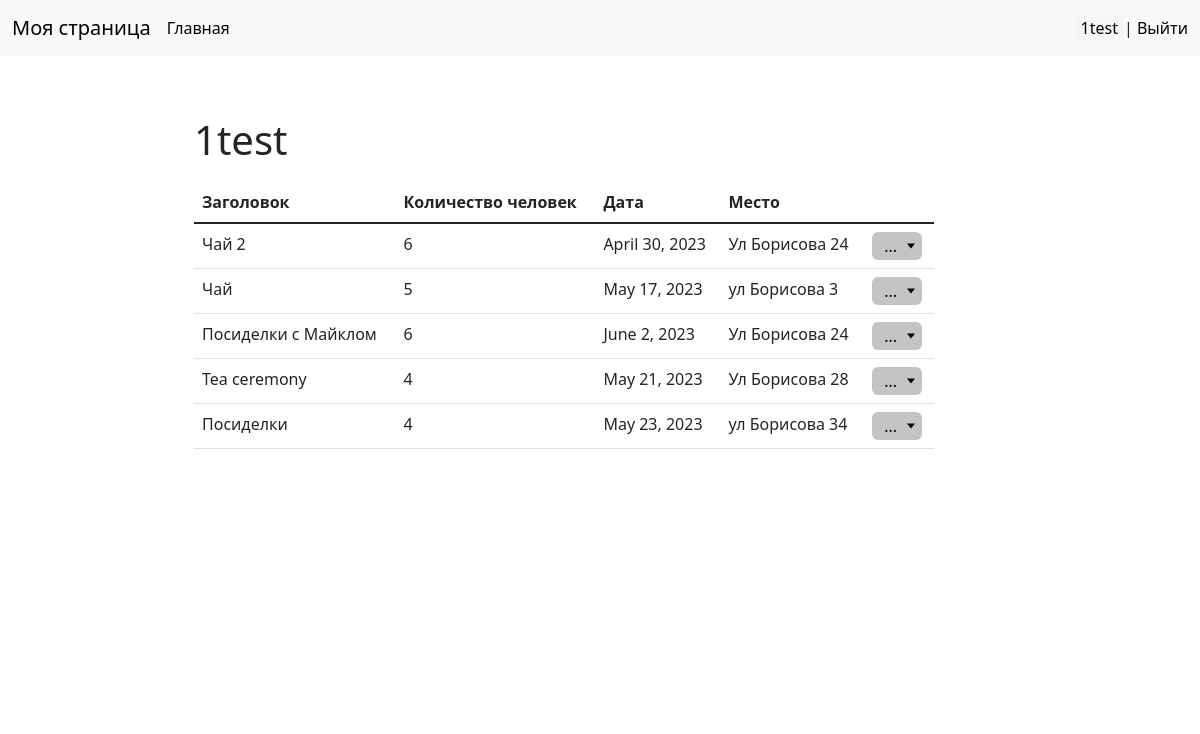
The page /mypage (signed in) on the database its author committed.
### patyPlace/models.py (models this page shows, shortened)
class AuthUser(models.Model):
    password = models.CharField(max_length=128)
    last_login = models.DateTimeField(blank=True, null=True)
    is_superuser = models.BooleanField()
    username = models.CharField(unique=True, max_length=150)
    last_name = models.CharField(max_length=150)
    email = models.CharField(max_length=254)
    is_staff = models.BooleanField()
    is_active = models.BooleanField()
    date_joined = models.DateTimeField()
    first_name = models.CharField(max_length=150)
    class Meta:
        managed = False
        db_table = 'auth_user'

class Party(models.Model):
    title = models.CharField(
        max_length=128, unique=True, verbose_name="Название")
    description = models.TextField(verbose_name="Описание")
    dt = models.DateField(max_length=20, verbose_name="Дата вечеринки")
    countPeople = models.IntegerField(verbose_name="Количество людей")
    adres = models.CharField(max_length=288, null=True,
                             verbose_name="Место проведения")
    images = models.ImageField(
        upload_to="photos/%Y/%m/%d/", blank=True, verbose_name="Обложка")
    creatorId = models.ForeignKey(AuthUser, models.DO_NOTHING, null=True)

### patyPlace/views.py (the view)
# urls.py: path('mypage', mypage, name='mypage'),
def mypage(request):
    users = AuthUser.objects.filter(username=request.user)
    if len(users) != 0:
        userPaty = Party.objects.filter(creatorId=users[0])
        print(userPaty)
        return render(request, 'mypage/index.html', {'username': request.user, 'party': userPaty, 'title': 'Моя страница'})
    else:
        return render(request, 'mypage/index.html', {'username': request.user})

### patyPlace/templates/mypage/index.html (shortened to what this page needs)
{% extends 'party/base.html' %}
{% block content %}
{% if user.is_authenticated %}
<div class="myprofile">
    <h1>{{ username }}</h1>
    <div class="table-responsive">
        <table class="table">
            <thead>
                <tr>
                    <th scope="col">Заголовок</th>
                    <th scope="col">Количество человек</th>
                    <th scope="col">Дата</th>
                    <th scope="col">Место</th>
                    <th scope="col"></th>
                </tr>
            </thead>
            <tbody>
                {% for p in party %}
                <tr>
                    <td> {{ p.title }} </td>
                    <td>{{ p.countPeople }}</td>
                    <td>{{ p.dt }}</td>
                    <td>{{ p.adres }}</td>
                    <td>
                        <div class="dropdown">
                            <button class="dropdown_button">...</button>
                        </div>
                    </td>
                </tr>
                {% endfor %}
            </tbody>
        </table>
    </div>
</div>
{% else %}
<a href="{% url 'signUp' %}">Эта страница только для зарегистрированных пользователей</a>
{% endif %}
{% endblock %}

### patyPlace/templates/party/base.html (shortened to what this page needs)
{% load static %}
<!DOCTYPE html>
<html lang="en">
<head>
    <link rel="stylesheet" type="text/css" href='{% static "party/css/style.css" %}'>
    <link href="https://cdn.jsdelivr.net/npm/bootstrap@5.1.3/dist/css/bootstrap.min.css" rel="stylesheet"
>
    <link rel="stylesheet" href="{% static 'party/css/air-datepicker.css' %}">
</head>
<body class="body">
    <nav class="navbar navbar-expand-lg bg-light">
        <div class="container-fluid">
            <a class="navbar-brand" id="mypage" href="{% url 'mypage'%}">Моя страница</a>
            <div class="collapse navbar-collapse" id="navbarSupportedContent">
                <ul class="navbar-nav me-auto mb-2 mb-lg-0 top-menu">
                    <li>
                        <a class="logout" href="{% url 'home' %}">Главная</a>
                    </li>
                </ul>
                {% if user.is_authenticated %}
                <li class="last" id="navbar-account">
                    <button class="user-dropdown">{{user.username}} </button>| <a href="{% url 'logout' %}"
                        class="logout">Выйти</a>
                </li>
                {% endif %}
            </div>
        </div>
    </nav>
    {% block content %}
    {% endblock %}
</body>
</html>

### patyPlace/static/party/css/style.css (style rules this page uses)
.user-dropdown { border: 0; background-color: #f6f6f6a1; }
body { background: url(image/Back.png) no-repeat center center fixed; -webkit-background-size: cover; -moz-background-size: cover; -o-background-size: cover; background-size: cover; }
.myprofile { width: 70%; height: 600px; background: #fff; border-radius: 10px; overflow: hidden; display: -webkit-box; display: -webkit-flex; display: -moz-box; display: -ms-flexbox; display: inline-block; flex-wrap: wrap; justify-content: space-between; padding: 10px 50px 10px 50px; margin-top: 50px; margin-left: 12%; margin-right: 20%; }
.table-responsive { padding-top: 10px; height: 500px; overflow-y: auto; }
.table tbody tr { transition: all .3s; }
#mypage { color: #000; }
#navbar-account { list-style-type: none; }
.logout { text-decoration: none; color: #000; }
.dropdown { position: relative; }
.dropdown_button { height: 28px; position: relative; display: block; width: 100%; text-align: left; border: 4px; background-color: #c4c4c4; border-radius: 6px; padding: 1px; padding-left: 12px; width: 50px; cursor: pointer; }
.dropdown_button::after { content: ""; position: absolute; top: 50%; right: 15%; transform: translateY(-50%); width: 0; height: 0; border-width: 5.2px 4px 0px 4px; border-color: black transparent transparent transparent; border-style: solid; }

### rows shown on the page
Party: title "Чай 2", countPeople "6", dt "April 30, 2023", adres "Ул Борисова 24"
Party: title "Чай", countPeople "5", dt "May 17, 2023", adres "ул Борисова 3"
Party: title "Посиделки с Майклом", countPeople "6", dt "June 2, 2023", adres "Ул Борисова 24"
Party: title "Tea ceremony", countPeople "4", dt "May 21, 2023", adres "Ул Борисова 28"
Party: title "Посиделки", countPeople "4", dt "May 23, 2023", adres "ул Борисова 34"

### other values the page prints
{{ user.username }} "1test"
{{ username }} "1test"
